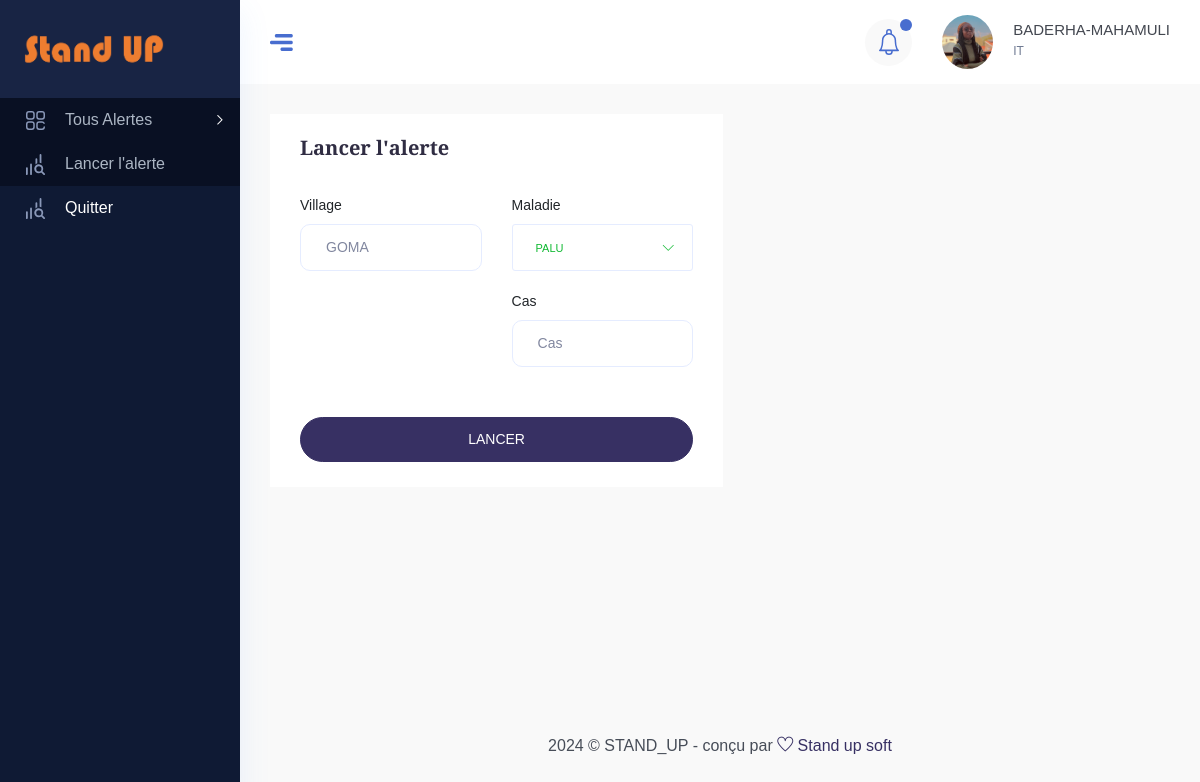
The app's page /enqueteur/indexs (signed in) with its own data.
### STAND_UP_APP/models.py (models this page shows)
class User(AbstractUser):
    Photo=models.ImageField(upload_to="Images/", blank=True)
    statut=models.CharField(default="ENQUETEUR", max_length=100)
    Organisation=models.CharField(default="-",max_length=500)
    Lieu=models.CharField(default="-",max_length=200)
    Nom=models.CharField(default="-", max_length=20)
    Dates=models.DateTimeField(auto_now=True)
    Etat_civil=models.CharField(default="Célibataire", max_length=100)
    Stand_up=models.BooleanField(default="True")
    Matricule=models.CharField(default="---", max_length=50)
    Tel=models.CharField(default="---", max_length=50)

### STAND_UP_USER/views.py (the view, shortened to what this page needs)
# urls.py: path('indexs', add_alerte1, name="indexs"),
@login_required
def add_alerte1(request):
    current_site=get_current_site(request)
    ut=request.user
    maladie=Maladie.objects.all()
    context={
        'ut':ut,
        'maladie':maladie,
        'alertes':Alerte.objects.all(),
        'notif':Alerte.objects.filter(Dates=auj),
        "domain":current_site.domain,
        'notif':Alerte.objects.filter(Dates__date=auj),
    }
    return render(request, "add_alerte1.html", context)

### Templates/add_alerte1.html (shortened to what this page needs)
<!DOCTYPE html>
{% load static %}
<html lang="zxx">
<head>
    <link rel="stylesheet" href="{% static 'css/bootstrap.min.css' %}" />
    <link rel="stylesheet" href="{% static 'vendors/themefy_icon/themify-icons.css' %}" />
    <link rel="stylesheet" href="{% static 'vendors/niceselect/css/nice-select.css' %}" />
    <link rel="stylesheet" href="{% static 'vendors/owl_carousel/css/owl.carousel.css' %}" />
    <link rel="stylesheet" href="{% static 'vendors/gijgo/gijgo.min.css' %}" />
    <link rel="stylesheet" href="{% static 'vendors/font_awesome/css/all.min.css' %}" />
    <link rel="stylesheet" href="{% static 'vendors/tagsinput/tagsinput.css' %}" />
    <link rel="stylesheet" href="{% static 'vendors/datepicker/date-picker.css' %}" />
    <link rel="stylesheet" href="{% static 'vendors/vectormap-home/vectormap-2.0.2.css' %}" />
    <link rel="stylesheet" href="{% static 'vendors/scroll/scrollable.css' %}" />
    <link rel="stylesheet" href="{% static 'vendors/datatable/css/jquery.dataTables.min.css' %}" />
    <link rel="stylesheet" href="{% static 'vendors/datatable/css/responsive.dataTables.min.css' %}" />
    <link rel="stylesheet" href="{% static 'vendors/datatable/css/buttons.dataTables.min.css' %}" />
    <link rel="stylesheet" href="{% static 'vendors/text_editor/summernote-bs4.css' %}" />
    <link rel="stylesheet" href="{% static 'vendors/morris/morris.css' %}">
    <link rel="stylesheet" href="{% static 'vendors/material_icon/material-icons.css' %}" />
    <link rel="stylesheet" href="{% static 'css/metisMenu.css' %}">
    <link rel="stylesheet" href="{% static 'css/style.css' %}" />
    <link rel="stylesheet" href="{% static 'css/colors/default.css' %}" id="colorSkinCSS">
</head>
<body class="crm_body_bg">
    <nav class="sidebar dark_sidebar">
        <div class="logo d-flex justify-content-between">
        <a class="large_logo" href="{% url 'accueil1' %}"><img style="width: 140px; height:50px;" src="{% static 'img/stand.png' %}" alt=""></a>
        </div>
        <ul id="sidebar_menu">
        <li class="">
        <a class="has-arrow" href="{% url 'accueil1' %}" aria-expanded="false">
        <div class="nav_icon_small">
        <img src="{% static 'img/menu-icon/1.svg' %}" alt="">
        </div>
        <div class="nav_title">
        <span>Tous Alertes </span>
        </div>
        </a>
        </li>
        <li class="">
        <a href="{% url 'indexs' %}" aria-expanded="false">
        <div class="nav_icon_small">
        <img src="{% static 'img/menu-icon/5.svg' %}" alt="">
        </div>
        <div class="nav_title">
        <span>Lancer l'alerte</span>
        </div>
        </a>
        </li>
        <li class="">
            <a href="{% url 'deconnexion' %}" aria-expanded="false">
            <div class="nav_icon_small">
            <img src="{% static 'img/menu-icon/5.svg' %}" alt="">
            </div>
            <div class="nav_title">
            <span>Quitter</span>
            </div>
            </a>
        </li>
        </nav>
    <section class="main_content dashboard_part large_header_bg">
        <div class="container-fluid no-gutters">
        <div class="row">
        <div class="col-lg-12 p-0 ">
        <div class="header_iner d-flex justify-content-between align-items-center">
        <div class="line_icon open_miniSide d-none d-lg-block">
        <img src="{% static 'img/line_img.png' %}" alt="">
        </div>
        <div class="header_right d-flex justify-content-between align-items-center">
        <div class="header_notification_warp d-flex align-items-center">
        <li>
        <a class="bell_notification_clicker nav-link-notify" href="#"> <img src="{% static 'img/icon/bell.svg' %}" alt="">
        </a>
            </li>
            </div>
        <div class="profile_info d-flex align-items-center">
        <div class="profile_thumb mr_20">
        <img src="{{ut.Photo.url}}" alt="#">
        </div>
        <div class="author_name">
        <h4 class="f_s_15 f_w_500 mb-0">{{ut.Nom}}-{{ut.first_name}}</h4>
        <p class="f_s_12 f_w_400">{{ut.statut}}</p>
        </div>
        </div>
        </div>
        </div>
        </div>
        </div>
        </div>
<div class="main_content_iner overly_inner ">
<div class="container-fluid p-0 ">
<div class="row">
    <form action="" class="form" method="post">
        <div class="col-lg-8">
            <div class="white_card card_height_100 mb_30">
            <div class="white_card_header">
            <div class="white_box_tittle">
            <h4>Lancer l'alerte</h4>
            </div>
            </div>
            <div class="white_card_body">
            <div class="row">
            <div class="col-lg-6">
            <div class="common_input mb_20">
            <label>Village</label>
            <input type="text" readonly name="Zone_de_sant" placeholder="Zone de santé" value="{{ut.Lieu}}">
            </div>
            </div>
            <div class="col-lg-6">
            <label>Maladie</label>
            <div class="common_input mb_20">
                  <label>Cas</label>
                <input type="number" name="Cas" required placeholder="Cas" >
                </div>
                </div>
            <div class="col-12">
            <div class="create_report_btn mt_30">
            <button type="submit" class="btn_1 w-100">LANCER</button>
            </div>
            </div>
            </div>
            </div>
        </div>
    </form>
</div>
</div>
</div>
<div class="footer_part">
<div class="container-fluid">
<div class="row">
<div class="col-lg-12">
<div class="footer_iner text-center">
        <p>2024 © STAND_UP - conçu par <a href="#"> <i class="ti-heart"></i> </a><a href="#"> Stand up soft</a></p>
    </div>
</div>
</div>
</div>
</div>
</section>
</body>
</html>

### STAND_UP_APP/static/css/metisMenu.css (style rules this page uses)
.metismenu .has-arrow { position:relative }
.metismenu .has-arrow::after { position:absolute;content:'';transform:rotate(-90deg) translate(0,-50%);transform-origin:top;top:50%;transition:all .3s ease-out;right:40px;content:"\e64b";font-family:themify;color:#a5adc6;font-weight:600;font-size:14px }

### records on screen
User: Photo (picture), Nom "BADERHA", first_name "MAHAMULI", statut "IT", Zone_de_sant "GOMA"
